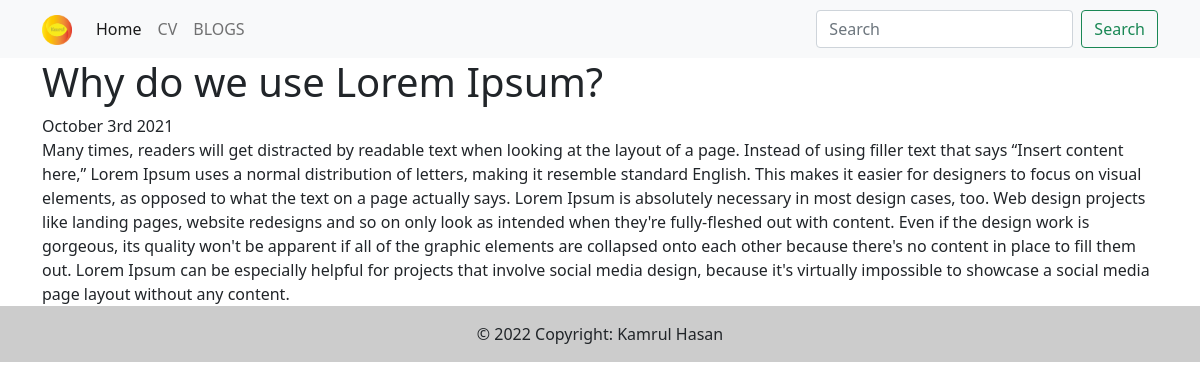
Screenshot of /blog/9 with the database file from the repository.
### blog/models.py (models this page shows, shortened)
class Blog(models.Model):
    title = models.CharField(max_length=100)
    description = models.TextField()
    date = models.DateField()

### blog/views.py (the view)
# urls.py: path('<int:blog_id>', views.detail, name='detail'),
def detail(request, blog_id):
    blog = get_object_or_404(Blog, pk=blog_id)
    context = {'blog': blog}
    return render(request, 'blog/detail.html', context)

### blog/templates/blog/detail.html
{% extends 'portfolio/base.html' %}
{% block contant %}
    <div class="container">
        <h1>{{ blog.title }}</h1>
        {{ blog.date|date:'F jS Y' }}<br>
        {{ blog.description|safe }}
    </div>
{% endblock %}

### rows the page displays
Blog: title "Why do we use Lorem Ipsum?", date "October 3rd 2021", description "Many times, readers will get distracted by readable text when looking at the layout of a page. Instead of using filler text that says “Insert content here,” Lorem Ipsum uses a normal distribution of letters, making it resemble standard English. This makes it easier for designers to focus on visual elements, as opposed to what the text on a page actually says. Lorem Ipsum is absolutely necessary in most design cases, too. Web design projects like landing pages, website redesigns and so on only look as intended when they're fully-fleshed out with content. Even if the design work is gorgeous, its quality won't be apparent if all of the graphic elements are collapsed onto each other because…"
